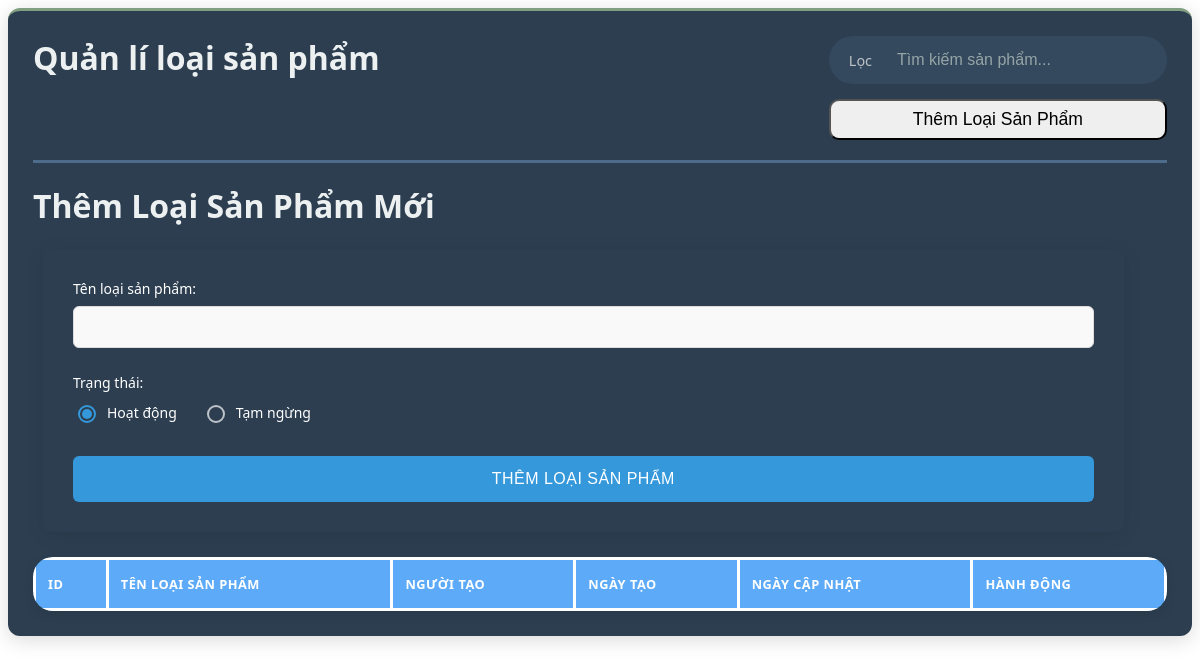
The app's page /admin/dashboard/dashboard_typeproducts.php, older data.
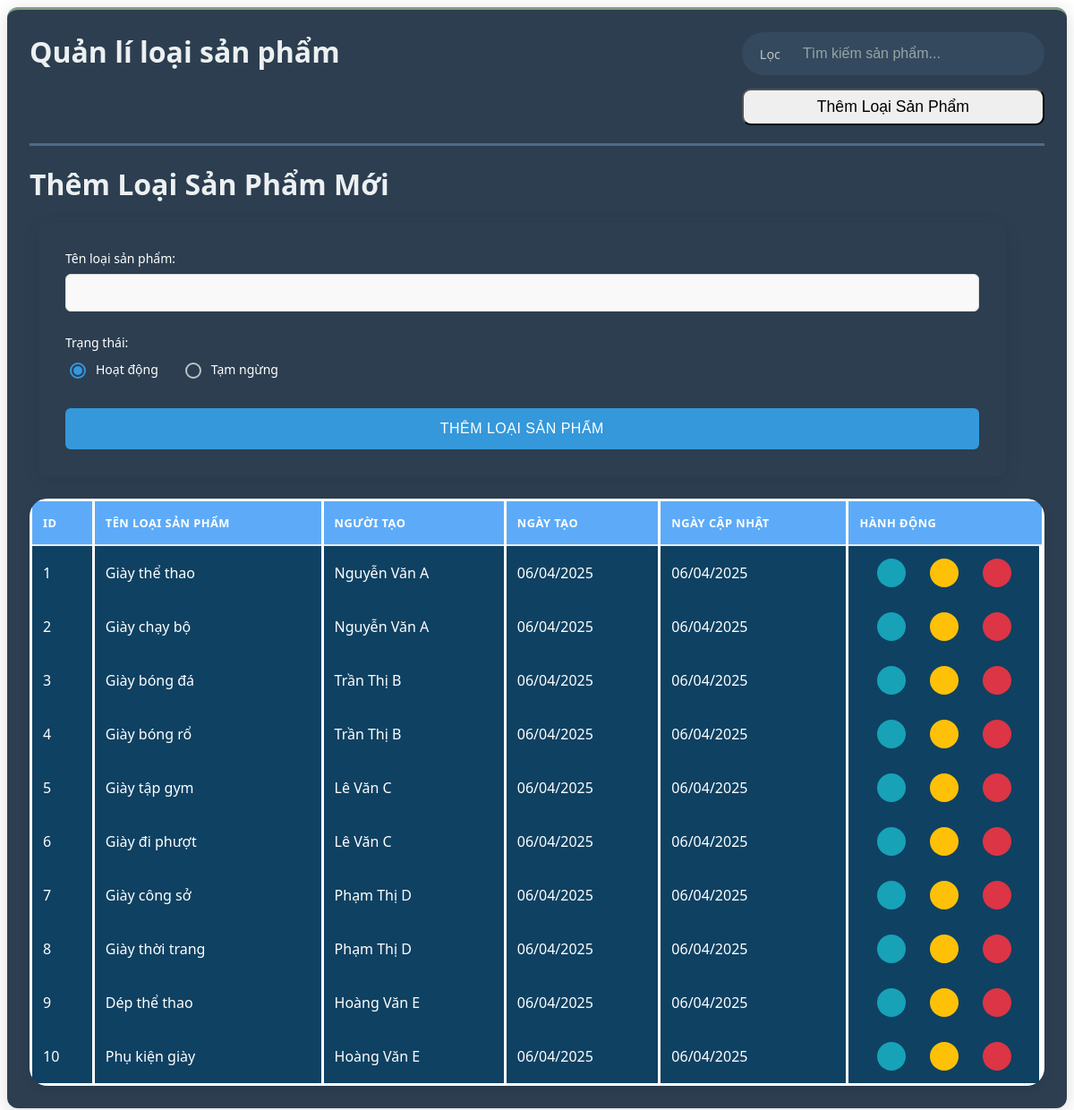
The same page, newer data.
### tables this page shows
CREATE TABLE type_product
(
  id INT NOT NULL AUTO_INCREMENT,
  name VARCHAR(100) NOT NULL,
  id_admin INT NOT NULL,
  created_at TIMESTAMP DEFAULT CURRENT_TIMESTAMP,
  updated_at TIMESTAMP DEFAULT CURRENT_TIMESTAMP ON UPDATE CURRENT_TIMESTAMP,
  PRIMARY KEY (id),
  FOREIGN KEY (id_admin) REFERENCES admin(id) ON DELETE CASCADE
);

### database/database_sever.php (called while the page is built, shortened)
<?php
    class database_sever{
        private $host = 'localhost';
        private $username = 'root';
        private $password = '';
        public $conn = null;
        public function __construct($db_name="bangiay"){
            $this->db_name = $db_name;
        try {
            $this->conn = new PDO(
                'mysql:host=' . $this->host . ';dbname=' . $this->db_name,
                $this->username,
                $this->password
            );
            $this->conn->setAttribute(PDO::ATTR_ERRMODE, PDO::ERRMODE_EXCEPTION);
            $this->conn->setAttribute(PDO::ATTR_DEFAULT_FETCH_MODE, PDO::FETCH_ASSOC);
            $this->conn->setAttribute(PDO::ATTR_EMULATE_PREPARES, false);
        } catch(PDOException $e) {
            error_log("Connection Error: " . $e->getMessage());
            throw new Exception("Database connection failed");
        }
        }
        public function view_table($string_query,$param=[]){
            try{
                $this->stmt = $this->conn->prepare($string_query);
                $this->stmt->execute($param);
                return $this->stmt->fetchAll();
            } catch(PDOException $e) {
                echo "Lỗi: " . $e->getMessage();
            }
        }
    }
?>

### dao/TypeProductDao.php (called while the page is built, shortened)
<?php
require_once __DIR__ . '/../DTO/TypeProduct.php';
require_once __DIR__ . '/../database/database_sever.php';
class TypeProductDao {
    private $db;
    public function __construct() {
        $this->db = new database_sever();
    }
    public function view_all() {
        $sql = "SELECT * FROM type_product";
        $results = $this->db->view_table($sql);
        $types = [];
        foreach ($results as $row) {
            $types[] = new TypeProductDTO($row);
        }
        return $types;
    }
}
?>
<?php $table_typeproduct = new TypeProductDao();?>

### DTO/TypeProduct.php (called while the page is built, shortened)
<?php
    class TypeProductDTO {
        public function __construct($data) {
            $this->id = $data['id'] ?? null;
            $this->name = $data['name'] ?? '';
            $this->id_admin = $data['id_admin'] ?? null;
            $this->created_at = $data['created_at'] ?? null;
            $this->updated_at = $data['updated_at'] ?? null;
        }
    }
?>

### dao/AdminDao.php (called while the page is built, shortened)
<?php
require_once __DIR__ . '/../DTO/AdminDTO.php';
require_once __DIR__ . '/../database/database_sever.php';
class AdminDao {
    private $db;
    public function __construct() {
        $this->db = new database_sever();
    }
    public function get_by_id($id) {
        $sql = "SELECT * FROM admin WHERE id = :id";
        $params = ['id' => $id];
        $result = $this->db->view_table($sql, $params);
        if (!empty($result)) {
            return new AdminDTO($result[0]);
        }
        return null;
    }
}
?>

### DTO/AdminDTO.php (called while the page is built, shortened)
<?php
class AdminDTO {
    public function __construct($data) {
        $this->name = $data['name'] ?? '';
    }
}
?>

### admin/dashboard/table/typeproduct_management.php (the view, shortened to what this page needs)
<?php
require_once __DIR__ . "/../../../dao/TypeProductDao.php";
$typeProducts = $table_typeproduct->view_all();
?>
<link rel="stylesheet" href="css/admin_style/dashboard/table_main.css">
<div class=" type-product-management object-management active">
    <table class="data-table">
        <thead>
            <tr>
                <th>ID</th>
                <th>Tên loại sản phẩm</th>
                <th>Người tạo</th>
                <th>Ngày tạo</th>
                <th>Ngày cập nhật</th>
                <th>Hành động</th>
            </tr>
        </thead>
        <tbody>
            <?php foreach ($typeProducts as $type): ?>
                <tr>
                    <td><?= $type->id ?></td>
                    <td>
                        <div class="type-name">
                            <?= htmlspecialchars($type->name) ?>
                        </div>
                    </td>
                    <td>
                        <?php
                        require_once __DIR__."/../../../dao/AdminDao.php";
                        $temp_admin = new AdminDao();
                        $adminName = $temp_admin->get_by_id($type->id_admin)->name;
                        echo $adminName ?? 'Unknown';
                        ?>
                    </td>
                    <td><?= date('d/m/Y', strtotime($type->created_at)) ?></td>
                    <td><?= $type->updated_at ? date('d/m/Y', strtotime($type->updated_at)) : 'Chưa cập nhật' ?></td>
                    <td class=' row button-update'>
                        <button class='action-btn view-btn' data-action='view' data-id='<?= $type->id ?>'>
                        </button>
                        <button class='action-btn edit-btn' data-action='update' data-id='<?= $type->id ?>'>
                        </button>
                        <button class='action-btn delete-btn' data-action='delete' data-id='<?= $type->id ?>'>
                        </button>
                    </td>
                </tr>
            <?php endforeach; ?>
        </tbody>
    </table>
</div>

### admin/dashboard/dashboard_typeproducts.php (shortened to what this page needs)
<link rel="stylesheet" href="css/admin_style/dashboard_object.css">
<div class="dashboard-bar">
    <div class="header-container">
        <div class="title">
            <h1>Quản lí loại sản phẩm</h1>
        </div>
        <div class="search-container">
            <div class="search-bar">
                <div class="filter-bar" title="Bộ lọc nâng cao">
                    <span class="filter-text">Lọc</span>
                </div>
                <input type="text" placeholder="Tìm kiếm sản phẩm...">
                <button class="search-btn">
                </button>
            </div>
            <button class="add-object-btn add-product-btn">
                Thêm Loại Sản Phẩm
            </button>
        </div>
    </div>
    <?php require_once __DIR__."/form/typeproductadd_form.php";?>
    <?php require_once __DIR__."/table/typeproduct_management.php";?>
</div>

### admin/dashboard/form/typeproductadd_form.php (shortened to what this page needs)
<link rel="stylesheet" href="css/admin_style/form/addformpaymentmethod_style.css">
<div class="formadd-object-container column hidden">
<h1>Thêm Loại Sản Phẩm Mới</h1>
<form class="add-form" action="admin/dashboard/table/typeproduct_management.php" method="POST">
    <div class="form-group">
        <label for="name">Tên loại sản phẩm:</label>
        <input type="text" id="name" name="name" required>
    </div>
    <div class="form-group">
        <label>Trạng thái:</label>
        <div class="status-options">
            <label>
                <input type="radio" name="is_active" value="1" checked> Hoạt động
            </label>
            <label>
                <input type="radio" name="is_active" value="0"> Tạm ngừng
            </label>
        </div>
    </div>
    <button type="submit">Thêm Loại Sản Phẩm</button>
</form>
</div>

### css/admin_style/dashboard_object.css (style rules this page uses)
.dashboard-bar { background-color: #2c3e50; padding: 25px; border-radius: 12px; box-shadow: 0 4px 20px rgba(0, 0, 0, 0.15); color: #ecf0f1; font-family: 'Segoe UI', Tahoma, Geneva, Verdana, sans-serif; border-top: 3px rgb(129, 159, 129) solid; }
.header-container { display: flex; justify-content: space-between; align-items: flex-start; padding-bottom: 20px; border-bottom: 3px solid #4d6c8b; flex-wrap: wrap; gap: 20px; }
.title h1 { color: #ecf0f1; font-size: 2em; font-weight: 600; margin: 0; display: flex; align-items: center; gap: 10px; }
.search-container { display: flex; flex-direction: column; gap: 15px; }
.search-bar { display: flex; align-items: center; background: #34495e; border-radius: 30px; padding: 5px 15px; transition: all 0.3s ease; }
.search-bar input { padding: 10px 15px; border: none; background: transparent; color: #ecf0f1; font-size: 1em; width: 250px; outline: none; }
.search-bar input::placeholder { color: #95a5a6; }
.filter-bar { color: #bdc3c7; display: flex; align-items: center; gap: 5px; padding-right: 10px; cursor: pointer; transition: all 0.2s ease; }
.filter-text { font-size: 0.9em; }
.search-btn { background: transparent; color: #bdc3c7; border: none; padding: 5px 10px; cursor: pointer; transition: all 0.2s ease; font-size: 1.2em; }
.search-container .add-object-btn { padding: 8px; font-size: 1.1em; border-radius: 10px; }

### css/admin_style/form/addformpaymentmethod_style.css (style rules this page uses)
.add-form { max-width:90%; margin: 10px; padding: 30px; color: rgb(255, 255, 255); border-radius: 10px; box-shadow: 0 4px 20px rgba(0, 0, 0, 0.08); font-family: 'Segoe UI', Tahoma, Geneva, Verdana, sans-serif; }
.form-group { margin-bottom: 25px; }
.form-group label { display: block; margin-bottom: 8px; font-weight: 500; font-size: 14px; }
.form-group input[type="text"], .form-group input[type="number"], .form-group input[type="date"], .form-group select, .form-group textarea { width: 100%; padding: 12px 15px; border: 1px solid #ddd; border-radius: 6px; font-size: 14px; transition: all 0.5s ease; background-color: #f9f9f9; }
.status-options { display: flex; gap: 25px; margin-top: 10px; }
.status-options label { display: flex; align-items: center; gap: 8px; font-weight: normal; cursor: pointer; transition: color 0.2s; }
.status-options input[type="radio"] { -webkit-appearance: none; -moz-appearance: none; appearance: none; width: 18px; height: 18px; border: 2px solid #bdc3c7; border-radius: 50%; outline: none; cursor: pointer; position: relative; transition: all 0.5s; }
.status-options input[type="radio"]:checked { border-color: #3498db; }
.status-options input[type="radio"]:checked::before { content: ''; position: absolute; width: 10px; height: 10px; background: #3498db; border-radius: 50%; top: 2px; left: 2px; }
.add-form button[type="submit"] { display: block; width: 100%; padding: 14px; background-color: #3498db; color: white; border: none; border-radius: 6px; font-size: 16px; font-weight: 500; cursor: pointer; transition: all 0.3s ease; margin-top: 20px; text-transform: uppercase; letter-spacing: 0.5px; }
.add-form { animation: fadeIn 0.4s ease-out; }

### css/admin_style/dashboard/table_main.css (style rules this page uses)
.object-management { background: #0f4162; margin-top: 25px; border-radius: 20px; box-shadow: 0 4px 12px rgba(0, 0, 0, 0.08); overflow-x: auto; }
.data-table { width: 100%; color: white; border-collapse: collapse; border-radius: 20px; border: 3px white solid; font-family: 'Segoe UI', Tahoma, Geneva, Verdana, sans-serif; }
.data-table thead { background-color: #5dabf8; border-bottom: 2px solid #e9ecef; }
.data-table th { padding: 15px 12px; text-align: left; font-weight: 600; text-transform: uppercase; font-size: 0.8rem; letter-spacing: 0.5px; border-right: 3px white solid; }
.data-table tbody tr { transition: all 0.2s ease; }
.data-table td { padding: 14px 12px; vertical-align:middle; border-right: 3px white solid; }
.button-update { display: flex; gap: 8px; justify-content:space-evenly; }
.action-btn { width: 32px; height: 32px; border-radius: 50%; display: flex; align-items: center; justify-content: center; border: none; cursor: pointer; transition: all 0.2s ease; font-size: 16px; }
.view-btn { background-color: #17a2b8; }
.edit-btn { background-color: #ffc107; }
.delete-btn { background-color: #dc3545; }

Row changes from the older to the newer data that the page shows:
added type_product: id "1", name "Giày thể thao", id_admin.name "Nguyễn Văn A", created_at "06/04/2025", updated_at "06/04/2025"
added type_product: id "2", name "Giày chạy bộ", id_admin.name "Nguyễn Văn A", created_at "06/04/2025", updated_at "06/04/2025"
added type_product: id "3", name "Giày bóng đá", id_admin.name "Trần Thị B", created_at "06/04/2025", updated_at "06/04/2025"
added type_product: id "4", name "Giày bóng rổ", id_admin.name "Trần Thị B", created_at "06/04/2025", updated_at "06/04/2025"
added type_product: id "5", name "Giày tập gym", id_admin.name "Lê Văn C", created_at "06/04/2025", updated_at "06/04/2025"
added type_product: id "6", name "Giày đi phượt", id_admin.name "Lê Văn C", created_at "06/04/2025", updated_at "06/04/2025"
added type_product: id "7", name "Giày công sở", id_admin.name "Phạm Thị D", created_at "06/04/2025", updated_at "06/04/2025"
added type_product: id "8", name "Giày thời trang", id_admin.name "Phạm Thị D", created_at "06/04/2025", updated_at "06/04/2025"
added type_product: id "9", name "Dép thể thao", id_admin.name "Hoàng Văn E", created_at "06/04/2025", updated_at "06/04/2025"
added type_product: id "10", name "Phụ kiện giày", id_admin.name "Hoàng Văn E", created_at "06/04/2025", updated_at "06/04/2025"
